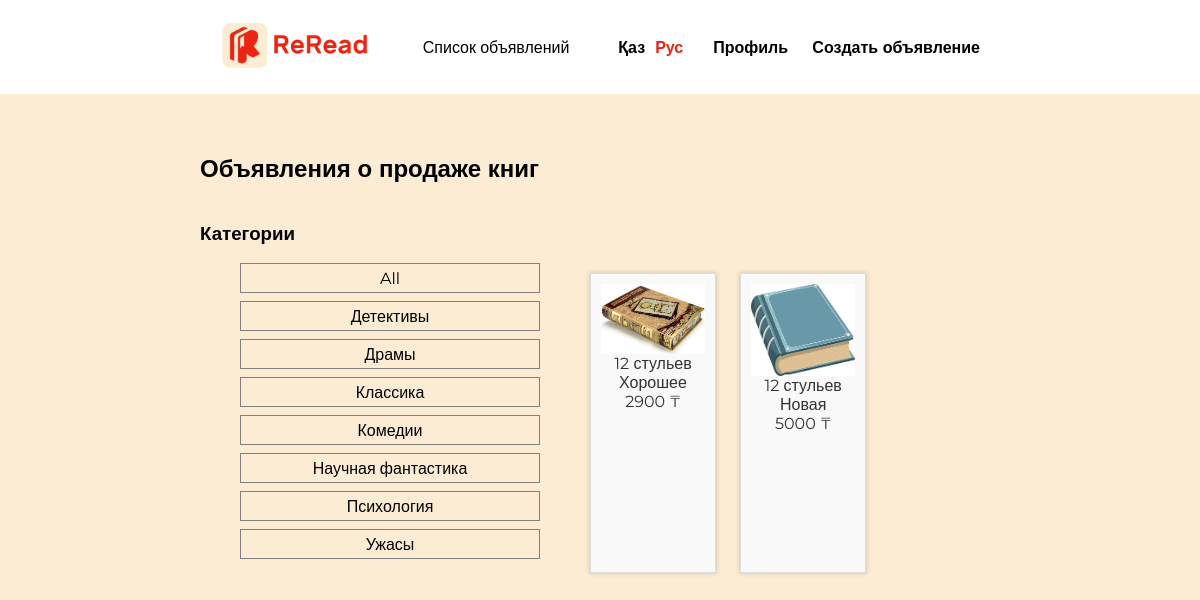
The page /komedii/ on the database its author committed.
### reSite/models.py (models this page shows, shortened)
class Category(models.Model):
    name = models.CharField(max_length=200, db_index=True)
    slug = models.SlugField(max_length=200, db_index=True, unique=True)
    image = models.ImageField(upload_to='categories/', blank=True)
    class Meta:
        ordering = ('name',)
        verbose_name = 'Категория'
        verbose_name_plural = 'Категории'
    def get_absolute_url(self):
        return reverse('reSite:product_list_by_category',
                        args=[self.slug])

class Advertisement(models.Model):
    avatar = models.ImageField(upload_to='advertisement_avatars/', blank=True, null=True)
    price = models.DecimalField(max_digits=10, decimal_places=0)
    available = models.BooleanField(default=True)
    book = models.ForeignKey(Book, on_delete=models.CASCADE)
    source = models.CharField(max_length=255)  # Олх, Флип КЗ, Меломан и т.д.
    condition = models.CharField(max_length=255)  # Новая, б/у, электронная и т.д.
    seller = models.ForeignKey(CustomUser, on_delete=models.CASCADE)
    slug = models.SlugField(unique=True, max_length=200, allow_unicode=True, null=True, blank=True)
    unique_number = models.PositiveIntegerField(unique=True, editable=False)
    class Meta:
        ordering = ('price',)
        index_together = (('id', 'slug'),)
    def get_absolute_url(self):
        return reverse('reSite:book_listing_detail', args=[str(self.slug)])

class Book(models.Model):
    avatar = models.ImageField(upload_to='book_avatars/', blank=True, null=True)
    title = models.CharField(max_length=255)
    author = models.CharField(max_length=255)
    year = models.IntegerField(validators=[MinValueValidator(1000), MaxValueValidator(9999)])
    category = models.ForeignKey(Category, related_name='products', on_delete=models.CASCADE)

### reSite/views.py (the view)
# urls.py: path('<slug:category_slug>/', views.product_list, name='product_list_by_category'),
def product_list(request, category_slug=None):
    category = None
    categories = Category.objects.all()
    products = Advertisement.objects.filter(available=True)
    if category_slug:
        category = get_object_or_404(Category, slug=category_slug)
        products = Advertisement.objects.filter(book__category=category)
    return render(request,
                  'books/list.html',
                  {'category': category,
                   'categories': categories,
                   'products': products,
                    'default_avatar_url': default_advertisement_avatar_url,
                    })

### reSite/templates/books/list.html (shortened to what this page needs)
{% extends "reSite/header.html" %}
{% load static %}
{% load i18n %}
{% get_current_language as language_code %}
    {% block extra_css %}
        <link rel="stylesheet" href="{% static 'reSite/listing_list.css' %}">
    {% endblock %}
                {% block content %}
                  <h2>{% trans 'Объявления о продаже книг' %}</h2>
                  <div class="catss">
                    <div id="sidebar">
                        <h3>{% trans 'Категории' %}</h3>
                        <ul>
                            <li class="cats" {% if not category %}class="selected"{% endif %}>
                                <a href="{% url "reSite:listings" %}">All</a>
                            </li>
                            {% for c in categories %}
                                <li class="cats" {% if category.slug == c.slug %}class="selected"{% endif %}>
                                    <a href="{{ c.get_absolute_url }}">{{ c.name }}</a>
                                </li>
                            {% endfor %}
                        </ul>
                    </div>
                      <ul class="ul-list">
                        {% for product in products %}
                          <div class="item">
                              <a href="{{ product.get_absolute_url }}">
                                {% if product.avatar %}
                                    <img src="{{ product.avatar.url }}" alt="Аватар пользователя">
                                {% else %}
                                    <img src="{{ default_avatar_url }}" alt="Фотография по умолчанию">
                                {% endif %}
                                {{ product.book.title }} <br>
                                {{ product.condition }} <br>
                                {{ product.price }} ₸ <br>
                              </a>
                          </div>
                        {% empty %}
                          <p>Нет доступных объявлений.</p>
                        {% endfor %}
                      </ul>
                  </div>
                {% endblock %}

### reSite/static/reSite/universal.css (style rules this page uses)
* { box-sizing: border-box; font-family: "Montserrat", sans-serif; color: black; }
html { background-color: #fcecd3; }
body { margin: 0; padding: 0; }
a { text-decoration: none; }

### reSite/static/reSite/listing_list.css (style rules this page uses)
.item { background-color: #f9f9f9; border: 1px solid #ddd; padding: 10px; margin: 10px; box-sizing: border-box; width: 30%; display: inline-block; vertical-align: top; box-shadow: 0 0 5px rgba(0, 0, 0, 0.2); text-align: center; min-height: 300px; }
.item img { max-width: 100%; height: auto; display: block; margin: 0 auto; }
.item a { text-decoration: none; color: #333; }
.cats { border: 1px solid gray; width: 300px; height: 30px; margin-top: 8px; padding: 5px 0; list-style: none; text-align: center; }
#sidebar { width: 600px; }
.catss { display: flex; flex-direction: row; }
.ul-list { margin-top: 60px; }

### rows shown on the page
Category: name "Детективы"
Category: name "Драмы"
Category: name "Классика"
Category: name "Комедии"
Category: name "Научная фантастика"
Category: name "Психология"
Category: name "Ужасы"
Advertisement: avatar (picture), book "12 стульев", condition "Хорошее", price "2900"
Advertisement: book "12 стульев", condition "Новая", price "5000"
